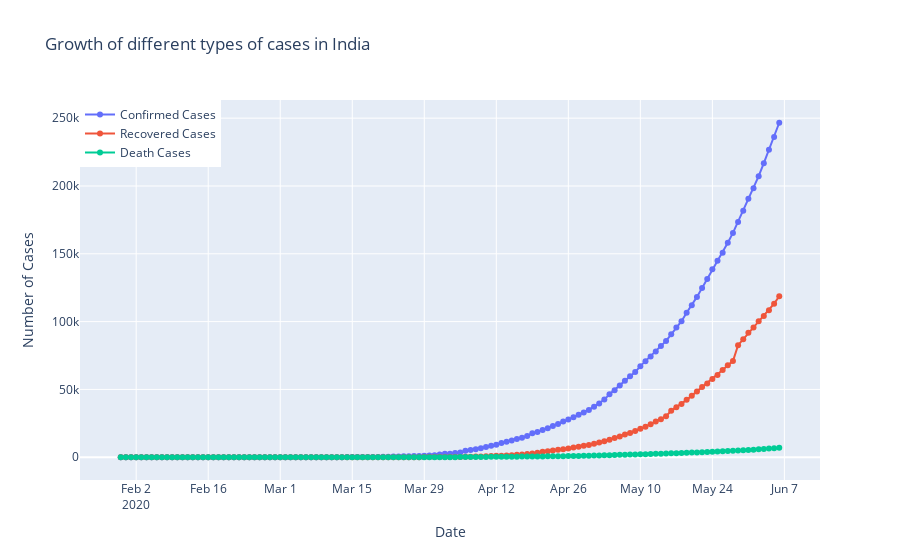

The cell this chart's notebook holds for it:
### Code cell
fig=go.Figure()
fig.add_trace(go.Scatter(x=india_datewise.index, y=india_datewise["Confirmed"],
                    mode='lines+markers',
                    name='Confirmed Cases'))
fig.add_trace(go.Scatter(x=india_datewise.index, y=india_datewise["Recovered"],
                    mode='lines+markers',
                    name='Recovered Cases'))
fig.add_trace(go.Scatter(x=india_datewise.index, y=india_datewise["Deaths"],
                    mode='lines+markers',
                    name='Death Cases'))
fig.update_layout(title="Growth of different types of cases in India",
                 xaxis_title="Date",yaxis_title="Number of Cases",legend=dict(x=0,y=1,traceorder="normal"))
fig.show()

### Figure 1 — Plotly figure (JSON) as saved in the notebook; plotly's stock layout.template omitted (floating-point values rounded to 4 significant figures; data arrays with more than 128 entries replaced by an {"elided": "..."} marker saying what was removed)
{"data": [{"mode": "lines+markers", "name": "Confirmed Cases", "type": "scatter", "x": {"elided": "129 str values"}, "y": {"elided": "129 int values"}}, {"mode": "lines+markers", "name": "Recovered Cases", "type": "scatter", "x": {"elided": "129 str values"}, "y": {"elided": "129 int values"}}, {"mode": "lines+markers", "name": "Death Cases", "type": "scatter", "x": {"elided": "129 str values"}, "y": {"elided": "129 int values"}}], "layout": {"legend": {"traceorder": "normal", "x": 0, "y": 1}, "title": {"text": "Growth of different types of cases in India"}, "xaxis": {"title": {"text": "Date"}}, "yaxis": {"title": {"text": "Number of Cases"}}}}
